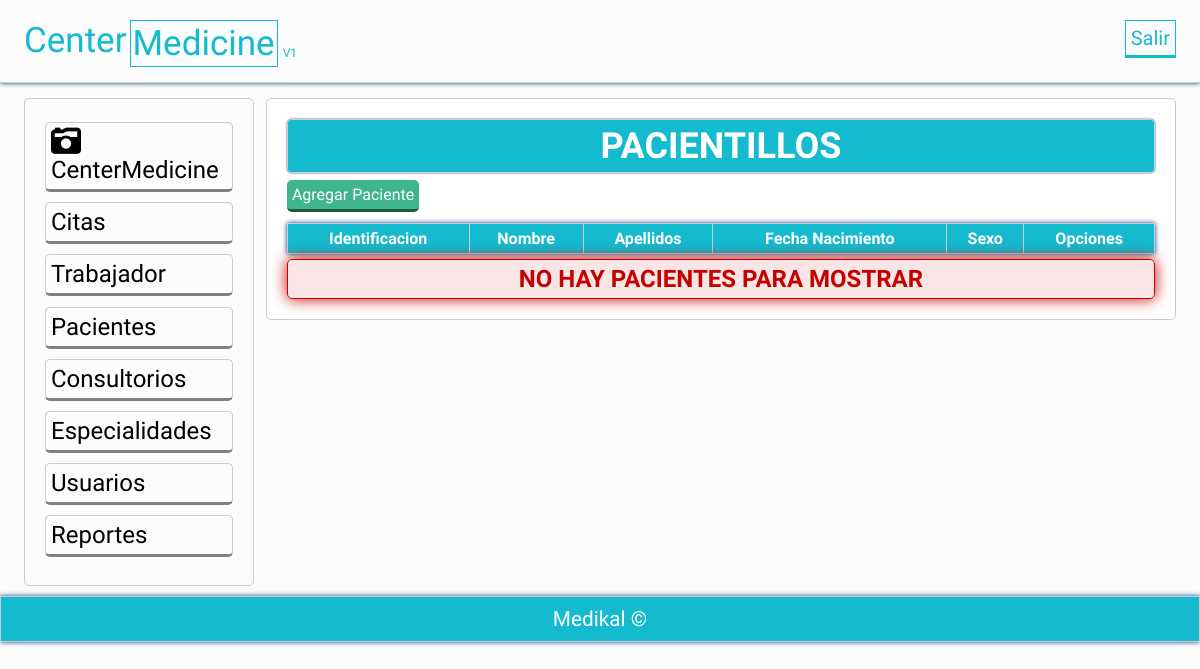
The page /vista/pacientes_vista.php on the database as committed earlier.
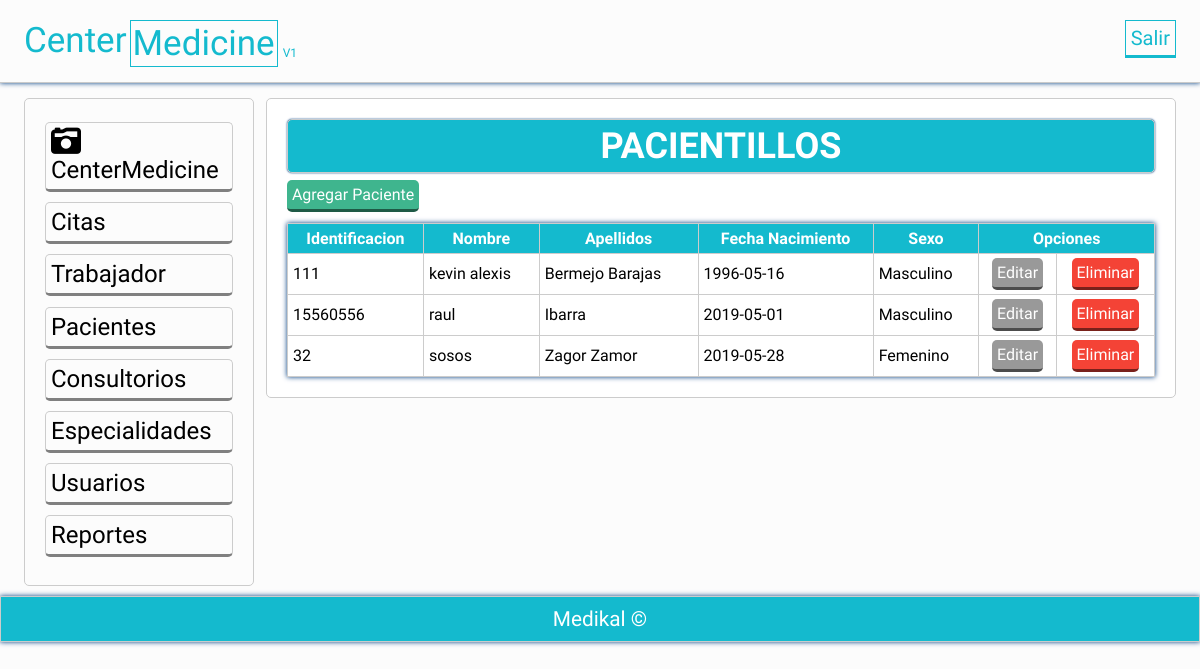
The same page on the database as committed later.
### tables this page shows
CREATE TABLE `pacientes` (
  `idPaciente` int(11) NOT NULL,
  `pacIdentificacion` char(15) NOT NULL,
  `pacNombre` varchar(50) NOT NULL,
  `pacApellidos` varchar(50) NOT NULL,
  `pacFechaNacimiento` date NOT NULL,
  `pacSexo` enum('Femenino','Masculino') NOT NULL
);

### vista/pacientes_vista.php (the view, shortened to what this page needs)
<?php
$mensaje='';
try{
	$conexion = new PDO('mysql:host=localhost;dbname=centromedico','root','');
}catch(PDOException $e){
	echo "Error: ". $e->getMessage();
}
$consulta = $conexion -> prepare("
	SELECT * FROM pacientes");
$consulta ->execute();
$consulta = $consulta ->fetchAll();
if(!$consulta){
	$mensaje .= 'NO HAY PACIENTES PARA MOSTRAR';
}
?>
<?php include 'plantillas/header.php'; ?>
	<section class="main">
		<div class="wrapp">
			<?php include 'plantillas/nav.php'; ?>
				<article>
					<div class="mensaje">
						<h2>PACIENTILLOS</h2>
					</div>
					<a class="agregar" href="agregarpacientes.php">Agregar Paciente</a>
					<table class="tabla">
						  <tr>
							<th>Identificacion</th>
							<th>Nombre</th>
							<th>Apellidos</th>
							<th>Fecha Nacimiento</th>
							<th>Sexo</th>
							<th colspan="2">Opciones</th>
						  </tr>
						<?php foreach ($consulta as $Sql): ?>
						<tr>
							<?php echo "<td>". $Sql['pacIdentificacion']. "</td>"; ?>
							<?php echo "<td>". $Sql['pacNombre']. "</td>"; ?>
							<?php echo "<td>". $Sql['pacApellidos']. "</td>"; ?>
							<?php echo "<td>". $Sql['pacFechaNacimiento']. "</td>"; ?>
							<?php echo "<td>". $Sql['pacSexo']. "</td>"; ?>
                            <?php echo "<td class='centrar'>"."<a href='actualizarpaciente.php?idPaciente=".$Sql['idPaciente']."' class='editar'>Editar</a>". "</td>"; ?>
                          <?php echo "<td class='centrar'>"."<a href='eliminar_paciente.php?idPaciente=".$Sql['idPaciente']."' class='eliminar'>Eliminar</a>". "</td>"; ?>
						</tr>
						<?php endforeach; ?>
					</table>
							<?php  if(!empty($mensaje)): ?>
							  <ul>
								  <?php echo $mensaje; ?>
							  </ul>
							<?php  endif; ?>
				</article>
	</section>
<?php include 'plantillas/footer.php'; ?>
</body>
</html>

Rows that differ between the two databases and show on the page:
added pacientes: pacIdentificacion "111", pacNombre "kevin alexis", pacApellidos "Bermejo Barajas", pacFechaNacimiento "1996-05-16", pacSexo "Masculino"
added pacientes: pacIdentificacion "15560556", pacNombre "raul", pacApellidos "Ibarra", pacFechaNacimiento "2019-05-01", pacSexo "Masculino"
added pacientes: pacIdentificacion "32", pacNombre "sosos", pacApellidos "Zagor Zamor", pacFechaNacimiento "2019-05-28", pacSexo "Femenino"
Other text that changed with them:
$mensaje: "NO HAY PACIENTES PARA MOSTRAR" → (not shown)
